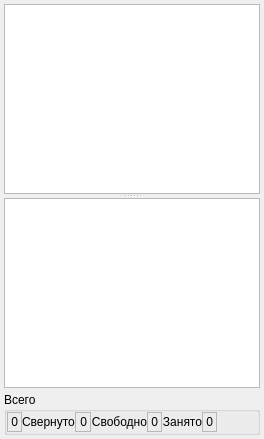
         <widget class="QWidget" name="tabFund">
          <attribute name="title">
           <string>Коечный фонд</string>
          </attribute>
          <layout class="QGridLayout" name="gridLayout_23">
           <property name="margin">
            <number>4</number>
           </property>
           <property name="spacing">
            <number>4</number>
           </property>
           <item row="0" column="0">
            <widget class="QSplitter" name="splitter_8">
             <property name="orientation">
              <enum>Qt::Vertical</enum>
             </property>
             <widget class="CTableView" name="tblHospitalBeds"/>
             <widget class="CInDocTableView" name="tblInvoluteBeds"/>
            </widget>
           </item>
           <item row="1" column="0">
            <widget class="QGroupBox" name="groupBox_2">
             <property name="title">
              <string>Всего</string>
             </property>
             <layout class="QGridLayout" name="gridLayout">
              <property name="margin">
               <number>0</number>
              </property>
              <property name="spacing">
               <number>0</number>
              </property>
              <item row="0" column="0">
               <widget class="QLabel" name="lblTotalValue">
                <property name="sizePolicy">
                 <sizepolicy hsizetype="MinimumExpanding" vsizetype="Preferred">
                  <horstretch>0</horstretch>
                  <verstretch>0</verstretch>
                 </sizepolicy>
                </property>
                <property name="frameShape">
                 <enum>QFrame::StyledPanel</enum>
                </property>
                <property name="frameShadow">
                 <enum>QFrame::Sunken</enum>
                </property>
                <property name="text">
                 <string>0</string>
                </property>
                <property name="alignment">
                 <set>Qt::AlignRight|Qt::AlignTrailing|Qt::AlignVCenter</set>
                </property>
               </widget>
              </item>
              <item row="0" column="1">
               <widget class="QLabel" name="lblInvolute">
                <property name="text">
                 <string>Свернуто</string>
                </property>
               </widget>
              </item>
              <item row="0" column="2">
               <widget class="QLabel" name="lblInvoluteValue">
                <property name="sizePolicy">
                 <sizepolicy hsizetype="MinimumExpanding" vsizetype="Preferred">
                  <horstretch>0</horstretch>
                  <verstretch>0</verstretch>
                 </sizepolicy>
                </property>
                <property name="frameShape">
                 <enum>QFrame::StyledPanel</enum>
                </property>
                <property name="frameShadow">
                 <enum>QFrame::Sunken</enum>
                </property>
                <property name="text">
                 <string>0</string>
                </property>
                <property name="alignment">
                 <set>Qt::AlignRight|Qt::AlignTrailing|Qt::AlignVCenter</set>
                </property>
               </widget>
              </item>
              <item row="0" column="3">
               <widget class="QLabel" name="lblFree">
                <property name="text">
                 <string>Свободно</string>
                </property>
                <property name="alignment">
                 <set>Qt::AlignRight|Qt::AlignTrailing|Qt::AlignVCenter</set>
                </property>
               </widget>
              </item>
              <item row="0" column="4">
               <widget class="QLabel" name="lblFreeValue">
                <property name="sizePolicy">
                 <sizepolicy hsizetype="MinimumExpanding" vsizetype="Preferred">
                  <horstretch>0</horstretch>
                  <verstretch>0</verstretch>
                 </sizepolicy>
                </property>
                <property name="frameShape">
                 <enum>QFrame::StyledPanel</enum>
                </property>
                <property name="frameShadow">
                 <enum>QFrame::Sunken</enum>
                </property>
                <property name="text">
                 <string>0</string>
                </property>
                <property name="alignment">
                 <set>Qt::AlignRight|Qt::AlignTrailing|Qt::AlignVCenter</set>
                </property>
               </widget>
              </item>
              <item row="0" column="5">
               <widget class="QLabel" name="lblBusy">
                <property name="text">
                 <string>Занято</string>
                </property>
                <property name="alignment">
                 <set>Qt::AlignRight|Qt::AlignTrailing|Qt::AlignVCenter</set>
                </property>
               </widget>
              </item>
              <item row="0" column="6">
               <widget class="QLabel" name="lblBusyValue">
                <property name="sizePolicy">
                 <sizepolicy hsizetype="MinimumExpanding" vsizetype="Preferred">
                  <horstretch>0</horstretch>
                  <verstretch>0</verstretch>
                 </sizepolicy>
                </property>
                <property name="frameShape">
                 <enum>QFrame::StyledPanel</enum>
                </property>
                <property name="frameShadow">
                 <enum>QFrame::Sunken</enum>
                </property>
                <property name="text">
                 <string>0</string>
                </property>
                <property name="alignment">
                 <set>Qt::AlignRight|Qt::AlignTrailing|Qt::AlignVCenter</set>
                </property>
               </widget>
              </item>
              <item row="0" column="7">
               <spacer name="horizontalSpacer">
                <property name="orientation">
                 <enum>Qt::Horizontal</enum>
                </property>
                <property name="sizeHint" stdset="0">
                 <size>
                  <width>40</width>
                  <height>20</height>
                 </size>
                </property>
               </spacer>
              </item>
             </layout>
            </widget>
           </item>
          </layout>
         </widget>
